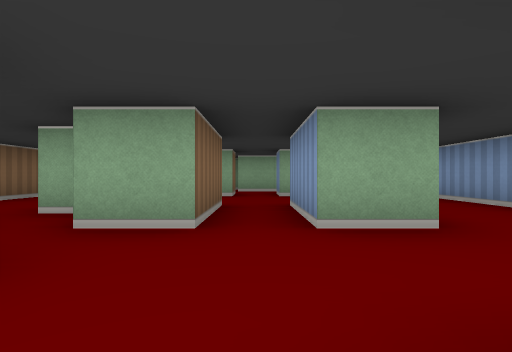
view 1 (above)

13 first-person views from a walk through a cub3D maze. The camera is about half as high as the walls, looks level and sees 80° across. The floor is counted in squares. Each view is taken from the middle of a square. On the plan, view 1 faces up. The plan holds only what a view shows up to about 9 squares ahead; the rest is blank.

view 2
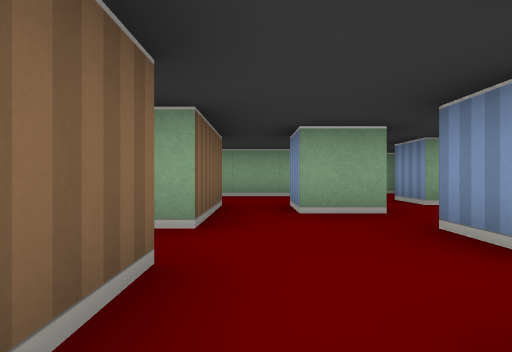

view 3
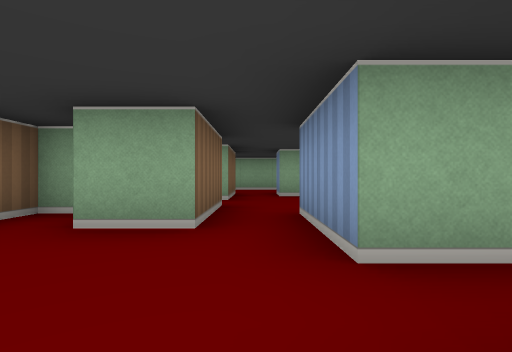

view 4
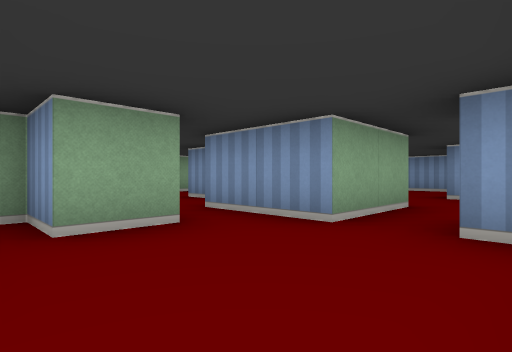

view 5
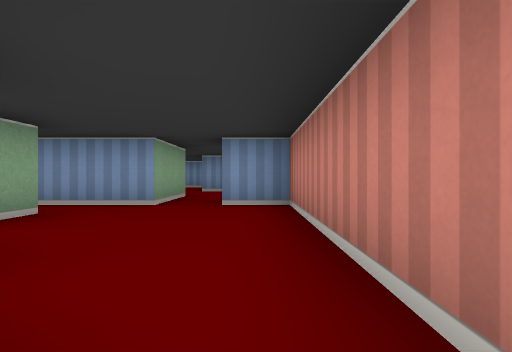

view 6
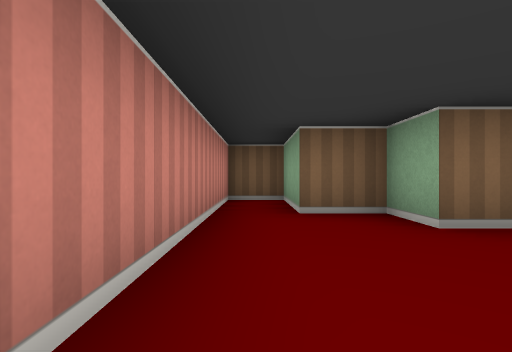

view 7
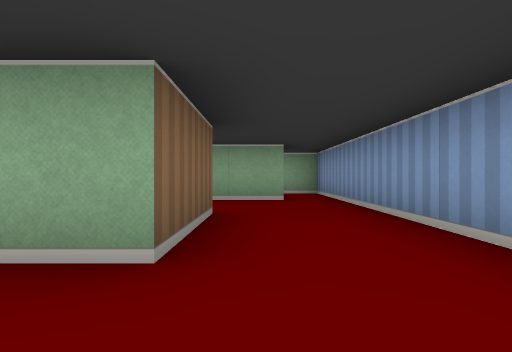

view 8
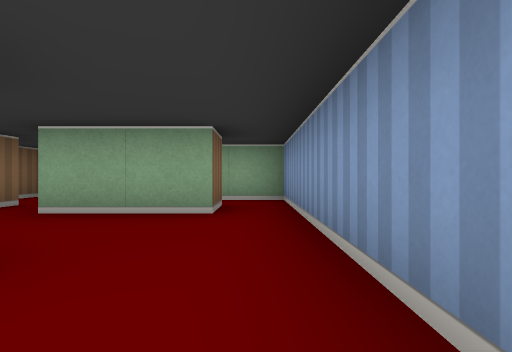

view 9
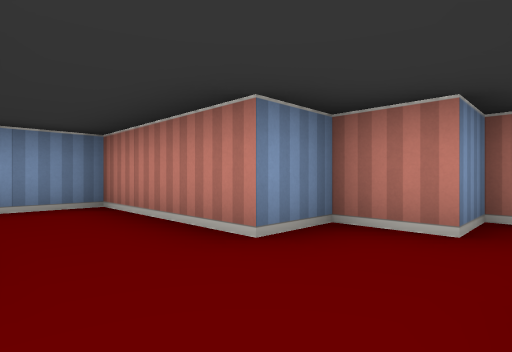

view 10
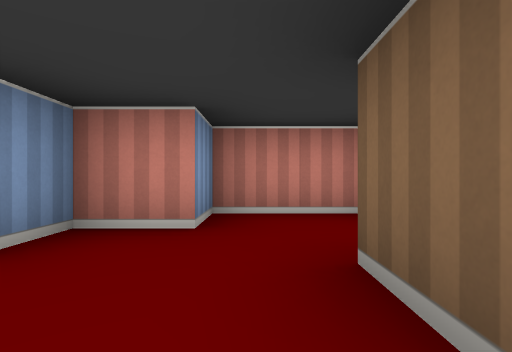

view 11
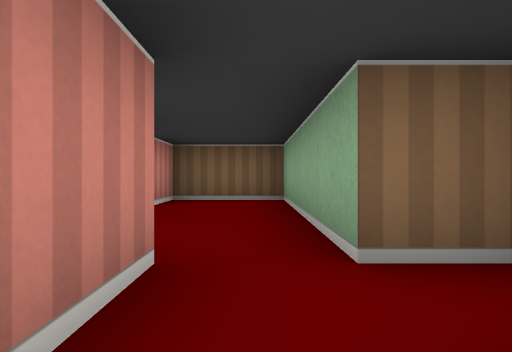

view 12
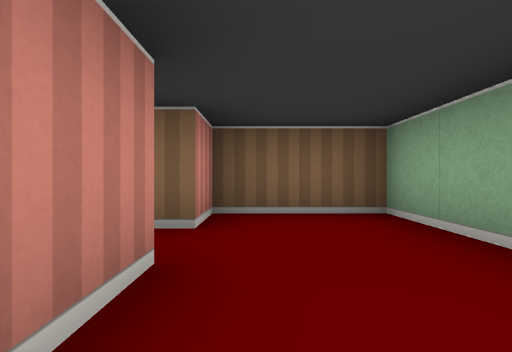

view 13
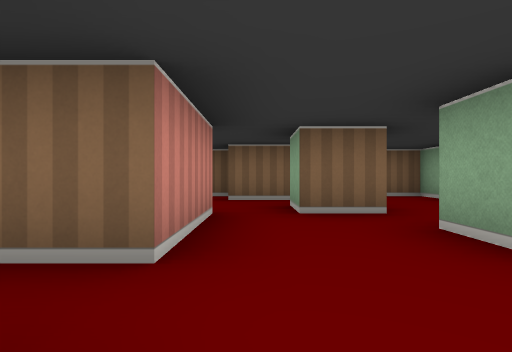

### Floor plan
Ten units are one square. View 1 is at (0, 0); x grows to the right and y downward. Boxes are objects, and circles mark ways between rooms. Rooms are numbered by the first view taken in them; rooms with no view inside come last. Other rooms are left out.
<svg viewBox="-100 -99 140 119">
<path fill="none" stroke="#000" d="M-15 -15 -15 -5 -35 -5M-22 15 -5 15 -5 5 5 5 5 -5 15 -5M15 -25 5 -25 5 -45M-5 -45 -5 -25 -15 -25M-35 -5 -35 -25M-45 -25 -45 -15 -55 -15 -55 -25 -65 -25 -65 -5 -75 -5 -75 5 -95 5 -95 15 -35 15 -35 5M15 -45 15 -25M15 -5 35 -5 35 -45M-25 -55 -35 -55 -35 -65 -25 -65 -25 -55M-15 -65 -15 -75 -5 -75 -5 -65 -15 -65M-20 -35 -25 -35 -25 -45 -5 -45M5 -65 5 -72M-15 -94 -15 -85 -55 -85 -55 -65 -45 -65 -45 -45 -49 -45M-45 -35 -45 -25M6 -85 -5 -85M-55 -45 -55 -40M25 -75 25 -65 5 -65M35 -45 35 -75M35 -75 35 -85 24 -85"/>
<circle cx="-30" cy="0" r="3" fill="#2a7"/>
<circle cx="10" cy="-15" r="3" fill="#2a7"/>
<circle cx="-10" cy="-20" r="3" fill="#2a7"/>
<circle cx="0" cy="-35" r="3" fill="#2a7"/>
<circle cx="-40" cy="-20" r="3" fill="#2a7"/>
<circle cx="25" cy="-35" r="3" fill="#2a7"/>
<circle cx="10" cy="-55" r="3" fill="#2a7"/>
<circle cx="15" cy="-80" r="3" fill="#2a7"/>
<circle cx="30" cy="-70" r="3" fill="#2a7"/>
<text x="-10" y="-10">1</text>
<text x="-60" y="0">2</text>
<text x="20" y="-30">3</text>
<text x="-20" y="-60">4</text>
<text x="20" y="-60">5</text>
<text x="30" y="-80">6</text>
</svg>
Room 1 opens to room 2. Room 1 opens to room 3. Room 1 opens to room 4. Room 2 opens to room 4. Room 3 opens to room 5. Room 4 opens to room 5. Room 4 opens to room 6. Room 5 opens to room 6.

Where each view was taken, in squares from view 1:
view 1: 0 up, 0 right, facing up
view 2: 2 up, 4 left, facing up
view 3: 1 down, 4 left, facing up
view 4: 1 down, 6 left, facing up-right
view 5: 1 down, 8 left, facing right
view 6: 1 down, 4 left, facing left
view 7: 1 up, 2 right, facing up
view 8: 3 up, 3 right, facing up
view 9: 2 up, 1 left, facing down-right
view 10: 2 up, 1 left, facing down
view 11: 8 up, 0 right, facing left
view 12: 7 up, 2 left, facing left
view 13: 5 up, 1 right, facing left
